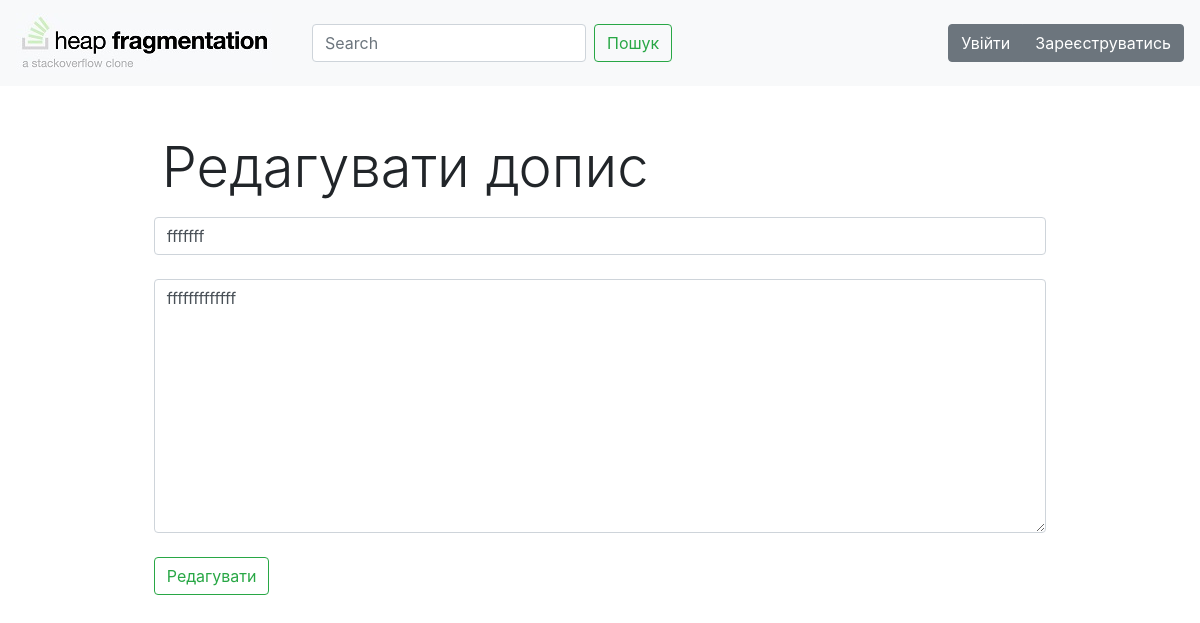
Before: /edit/16 with the older database file.
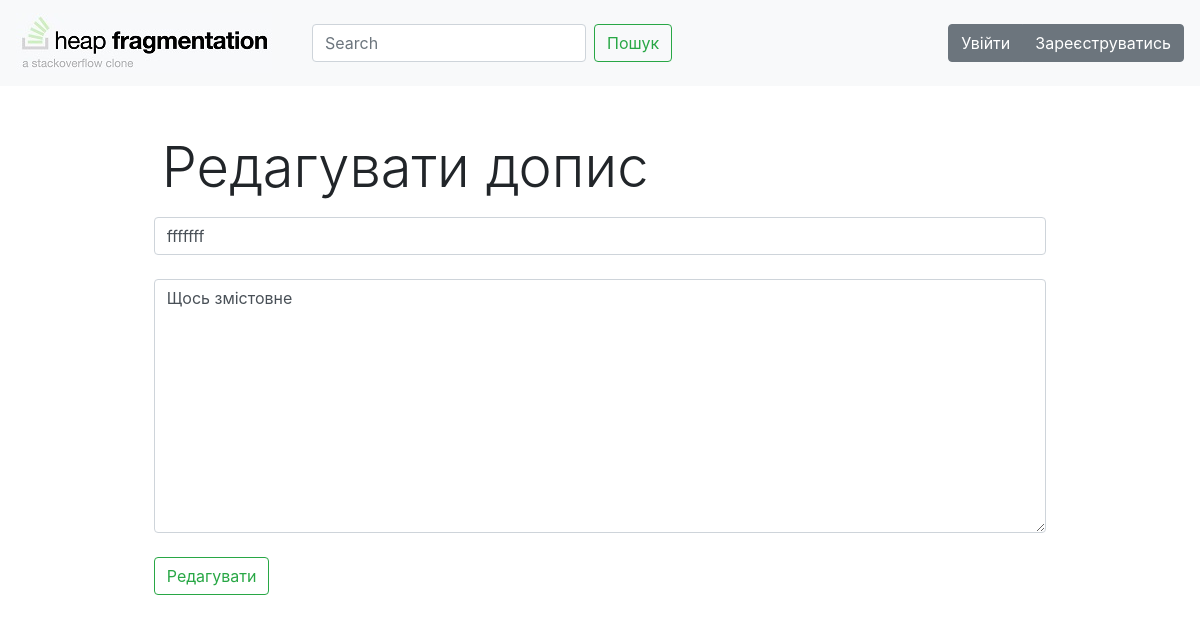
After: the same page with the newer database file.
### advice_app/models.py (models this page shows, shortened)
class Post(models.Model):
    title = models.CharField("Заголовок", max_length=50)
    question = models.TextField("Питання")
    author = models.ForeignKey(User, on_delete=models.CASCADE)
    isClosed = models.BooleanField("Cтатус", default=0)
    date = models.DateField(auto_now=True)

### advice_app/views.py (the view)
# urls.py: path('edit/<int:pk>', views.EditPost.as_view(), name='edit'),
class EditPost(UpdateView):
    model = Post
    form_class = PostForm
    template_name = 'advice_app/edit.html'

### advice_app/forms.py
class PostForm(ModelForm):
    class Meta:
        model = Post
        fields = ["title", "question"]
        widgets ={
            "title": TextInput(attrs={'placeholder': 'Введіть заголовок', 'class': 'form-control'}),
            "question": Textarea(attrs={'placeholder': 'Введіть питання', 'class': 'form-control'})
        }

### advice_app/templates/advice_app/edit.html (shortened to what this page needs)
{% extends 'advice_app/base.html' %}
{% block content %}
    <div class="row justify-content-center">
    <div class="col-xl-9">
    <h1 class="display-4 mx-2 my-3 mt-5">Редагувати допис</h1>
    <form method="post" class="post-form">
        {{ form.title }}<br>
        {{ form.question }}<br>
        <button type="submit" class="btn btn-outline-success">Редагувати</button><br>
    </form>
    </div>
    </div>
{% endblock %}

Changed rows visible on the page:
changed Post "fffffff": question "fffffffffffff" → "Щось змістовне"
